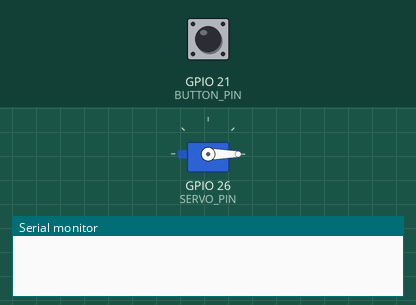
Recording of a sketch running on a simulated ESP32. On the bench: servo, the last lines printed to the serial monitor. Inputs (shaded band) come from the test bench; at power-on: GPIO 21 (BUTTON_PIN) HIGH.

Above: at 1.2 s.
1.3 s: GPIO 21 (BUTTON_PIN) pulled LOW for 0.15 s
At 2.5 s:
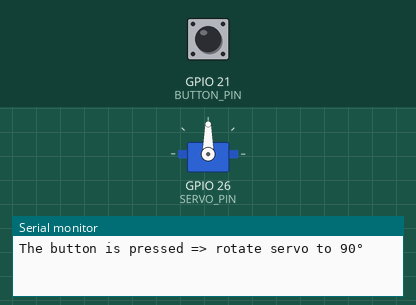
2.9 s: GPIO 21 (BUTTON_PIN) pulled LOW for 1 s
At 3.7 s:
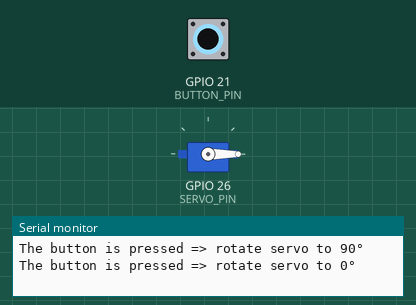
5.4 s: GPIO 21 (BUTTON_PIN) pulled LOW for 3.2 s
At 6.8 s:
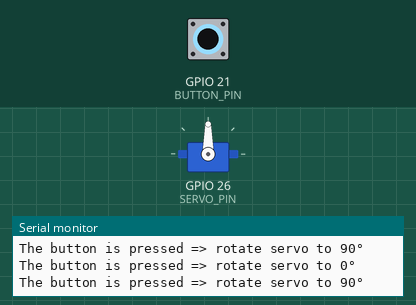
Timing chart, 0 to 8.4 s (numbered marks = the images above; inputs shaded):
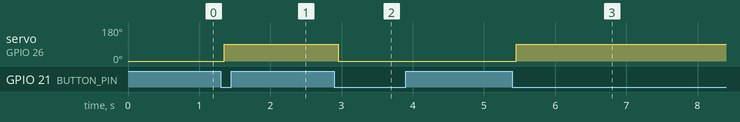

The sketch:

servobuttonsystem.ino
```cpp
/*
 * This ESP32 code is created by esp32io.com
 *
 * This ESP32 code is released in the public domain
 *
 * For more detail (instruction and wiring diagram), visit https://esp32io.com/tutorials/esp32-button-servo-motor
 */


#include <Servo.h>
#include <ezButton.h>


#define BUTTON_PIN 21 // ESP32 pin GIOP21 connected to button's pin
#define SERVO_PIN  26 // ESP32 pin GIOP26 connected to servo motor's pin


ezButton button(BUTTON_PIN); // create ezButton object that attach to pin 7;
Servo servo;                 // create servo object to control a servo


// variables will change:
int angle = 0; // the current angle of servo motor


void setup() {
  Serial.begin(9600);         // initialize serial
  button.setDebounceTime(50); // set debounce time to 50 milliseconds
  servo.attach(SERVO_PIN);    // attaches the servo on pin 9 to the servo object


  servo.write(angle);
}


void loop() {
  button.loop(); // MUST call the loop() function first


//opens valve
  if (button.isPressed()) {
    // change angle of servo motor
    if (angle == 0)
      angle = 90;
    else if (angle == 90)
      angle = 0;


    // control servo motor according to the angle
    Serial.print("The button is pressed => rotate servo to ");
    Serial.print(angle);
    Serial.println("°");
    servo.write(angle);
  }
}
```

Measured:
- after the input at 1.3 s, servo on GPIO 26 (SERVO_PIN): 0° → 90° after 0.05 s
- after the input at 2.9 s, servo on GPIO 26 (SERVO_PIN): 90° → 0° after 0.05 s
- after the input at 5.4 s, servo on GPIO 26 (SERVO_PIN): 0° → 90° after 0.05 s
